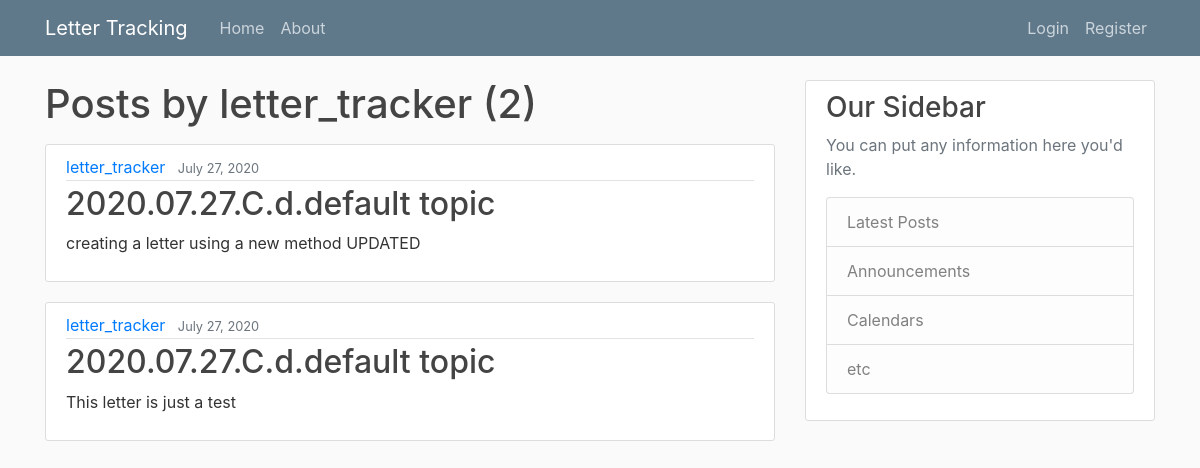
Screenshot of /user/letter_tracker/ with the database file from the repository.
### letter_tracking/models.py (models this page shows, shortened)
class Letter(models.Model):
    class PolParties(models.TextChoices):
        D = 'D', _('Democrat')
        R = 'R', _('Republican')
        I = 'I', _('Independent')
    class RepSen(models.TextChoices):
        REP = 'Rep.', _('Representative')
        SEN = 'Sen.', _('Senator')
    topic = models.CharField(max_length=25)
    legislator = models.CharField(max_length=60)
    party = models.CharField(max_length=11,
                            choices=PolParties.choices)
    rep_or_sen = models.CharField(max_length=4,
                                 choices=RepSen.choices)
    caucus = models.CharField(max_length=100)
    description = models.TextField()
    date = models.DateTimeField()
    chamber = models.CharField(max_length=15)
    link = models.URLField("Link to letter")
    consecutive_number = models.IntegerField()
    date_posted = models.DateTimeField(default=timezone.now)
    posted_by = models.ForeignKey(User,
                                 on_delete=models.SET_NULL, null=True)
    @property
    def title(self):
        return str(self.date)[:10].replace('-', '.') + '.' + str(self.chamber)[0] +\
                '.' + str(self.party)[0] + '.' + str(self.topic)

### letter_tracking/views.py (the view)
# urls.py: path('user/<str:username>/', UserLetterListView.as_view(), name='userletters'),
class UserLetterListView(ListView): #can adapt this to use for politicians. Video 11 pagination
    model = Letter
    template_name = 'letter_tracking/user_letters.html'
    context_object_name = 'letters'
    paginate_by = 5
    def get_queryset(self):
        user = get_object_or_404(User, username=self.kwargs.get('username'))
        return Letter.objects.filter(posted_by_id=user).order_by('-date_posted')

### letter_tracking/templates/letter_tracking/user_letters.html (shortened to what this page needs)
{%extends "letter_tracking/base.html" %}
{% block content %}
    <h1 class="mb-3">Posts by {{ view.kwargs.username }} ({{ page_obj.paginator.count }})</h1>
    {% for letter in letters %}
        <article class="media content-section">
            <div class="media-body">
                <div class="article-metadata">
                    <a class="mr-2" href="{% url 'userletters' letter.posted_by.username %}">{{ letter.posted_by }}</a>
                    <small class="text-muted">{{ letter.date_posted | date:"F d, Y" }}</small>
                </div>
                <h2><a class="article-title" href="{% url 'letter-detail' letter.id%}">{{ letter.title }}</a></h2>
                <p class="article-content">{{ letter.description }}</p>
            </div>
        </article>
    {% endfor %}
{% endblock content %}

### letter_tracking/static/letter_tracking/main.css (style rules this page uses)
body { background: #fafafa; color: #333333; margin-top: 5rem; }
h1, h2, h3, h4, h5, h6 { color: #444444; }
.content-section { background: #ffffff; padding: 10px 20px; border: 1px solid #dddddd; border-radius: 3px; margin-bottom: 20px; }
.article-title { color: #444444; }
.article-content { white-space: pre-line; }
.article-metadata { padding-bottom: 1px; margin-bottom: 4px; border-bottom: 1px solid #e3e3e3 }

### rows the page displays
Letter: posted_by "letter_tracker", date_posted "July 27, 2020", title "2020.07.27.C.d.default topic", description "creating a letter using a new method UPDATED"
Letter: posted_by "letter_tracker", date_posted "July 27, 2020", title "2020.07.27.C.d.default topic", description "This letter is just a test"

### other values shown
{{ view.kwargs.username }} "letter_tracker"
{{ page_obj.paginator.count }} "2"
